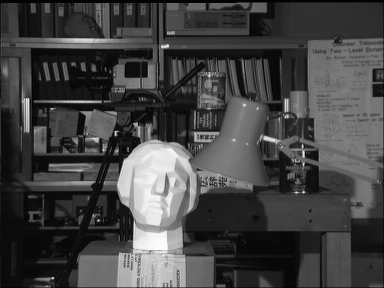
#> input picture data/images/tsukuba_l.png, 384 x 288 px
$ jupyter execute 'Week 06-09.ipynb'
#> lines starting #> are read from the running program, lines starting #| are printed output that depends on the picture; after the words box and inside, x2 and y2 are one past the last pixel; in counts of white or black regions, pixels touching at a corner belong together
### Haider.py
import matplotlib.pyplot as plt
import cv2
import numpy as np
import math

class Repeatable:
    def __init__(self, resize_width=None, resize_height=None, base_path='data/images/', video_path = 'data/video/'):
        '''Initializes the Repeatable object with optional resizing parameters.'''
        self.resize_width = resize_width
        self.resize_height = resize_height
        self.base_path = base_path
        self.video_path = video_path

    # [52 lines left out: functions showImage, show_image_with_color, not called in this run]

    def show_multiple_images(self, images, titles=None, cols=3, show_axis=False, save_path=None, resize=True):
        '''
        Displays multiple images using Matplotlib subplots.

        Args:
            images (list of ndarray): List of images to display (BGR format).
            titles (list of str, optional): List of titles for each image.
            cols (int, optional): Number of columns in the subplot grid. Defaults to 2.
            show_axis (bool, optional): If True, displays axes for all images. Defaults to False.
            save_path (str, optional): If provided, saves the figure to the specified path.
        '''
        if not isinstance(images, (list, tuple)):
            raise TypeError("Images should be provided as a list or tuple of ndarray images.")

        num_images = len(images)
        if titles and len(titles) != num_images:
            raise ValueError("Number of titles must match the number of images.")

        # Calculate the number of rows needed
        rows = math.ceil(num_images / cols)

        # Create a matplotlib figure
        plt.figure(figsize=(5 * cols, 5 * rows))

        for idx, img in enumerate(images):
            # Resize the image if the resize dimensions are specified
            if self.resize_width and self.resize_height and resize:
                img = cv2.resize(img, (self.resize_width, self.resize_height))

            # Convert BGR to RGB for correct display
            try:
                img = cv2.cvtColor(img, cv2.COLOR_BGR2RGB)
            except:
                pass

            # Add a subplot for each image
            ax = plt.subplot(rows, cols, idx + 1)
            ax.imshow(img)
            ax.axis('on' if show_axis else 'off')
            if titles:
                ax.set_title(titles[idx])

        plt.tight_layout()

        # Save the figure if a path is provided
        if save_path:
            plt.savefig(save_path, bbox_inches='tight')

        plt.show()

    # [43 lines left out: functions shape_of_images, writeText, not called in this run]

    # Function to load image
    def load_image(self, img='bin_Salman.jpg', flag=1):
        """
        Loads an image from the predefined directory.

        Parameters:
        img (str): The name of the image file to load. Default is 'bin_Salman.jpg'.

        Returns:
        img (numpy.ndarray): The loaded image as a NumPy array, or None if the image is not found.

        This function constructs the full image path by combining the base path
        with the provided image file name and loads the image using OpenCV.
        If the base path changes in the future, it needs to be updated in only
        one place (the 'base_path' class variable).
        """
        # Construct the full image path using the base path
        img_path = self.base_path + img

        # Load and return the image
        return cv2.imread(img_path, flag)


    # Show Images Through OpenCV
    # [67 lines left out: functions showImagesThroughOpenCV, load_video, not called in this run]

### Labs/week 6-9/Week 06-09.ipynb
# Depth Estimation and Segmentation

[cell 1]
import cv2
import numpy as np
import matplotlib.pyplot as plt

import os,sys
# Manually specify the path to the project directory
project_path = '../../'

# Add the project directory to sys.path
sys.path.append(project_path)
from Haider import Repeatable

os.makedirs('../output', exist_ok=True)

[cell 2]
r = Repeatable(base_path='../../data/images/')

<h3>Depth Estimation</h3>
Depth estimation is the process of figuring out how far away objects are in an image or video. Imagine looking at a photo of a street; depth estimation helps you figure out which objects are closer to you (like a car) and which ones are farther away (like buildings). Computers do this by analyzing the image and looking for clues like object size, shadow, or how things overlap. It's like how you can tell if something is near or far when you look at it with your eyes.

<h3>Segmentation</h3>
Segmentation is like cutting up an image into smaller parts based on similarities. In computer vision, this means dividing an image into different regions so that the computer can understand what's in the image, like identifying people, cars, trees, or buildings separately. You could think of it like coloring in different parts of a drawing—each section has its own color (or label) to show what’s what.

<div style="text-align: center;">

</div>

So in simple terms:
- **Depth Estimation**: Finding out how far or close things are in a picture.
- **Segmentation**: Breaking a picture into parts to understand what’s in it.

These two techniques help computers “see” and understand the world, like how we do with our eyes!

[cell 3]
imgL = r.load_image('tsukuba_l.png', 0)
#> in load_image, returned value is the input picture: shape (288, 384); min 0, max 252, mean 67.6
imgR = r.load_image('tsukuba_r.png', 0)
#> call 2 of load_image, with img = 'tsukuba_r.png', flag = 0
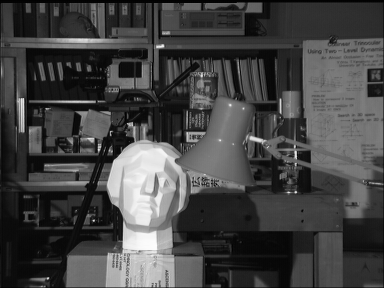
#> input picture data/images/tsukuba_r.png, 384 x 288 px
#> in load_image, returned value is the input picture: shape (288, 384); min 0, max 253, mean 68

stereo = cv2.StereoBM.create(numDisparities=16, blockSize=15)
disparity = stereo.compute(imgL,imgR)
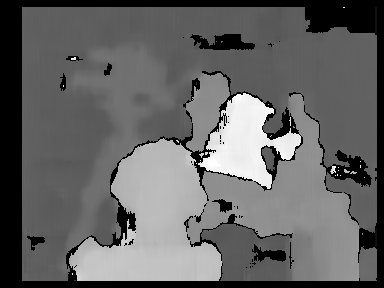
#> disparity: shape (288, 384) int16; min -16, max 240, mean 85.2; drawn with min black and max white

r.show_multiple_images((imgL, imgR, disparity), titles=("Left","Right","Stero"))
#> in show_multiple_images, `num_images = len(images)`: num_images = 3
#> in show_multiple_images, `rows = math.ceil(num_images / cols)`: rows = 1
#> the loop in show_multiple_images, `for idx, img in enumerate(images):` made 3 passes

## Creating a mask from a disparity map

[cell 4]
# [7 lines left out: function createMedianMask, not called in this run]

#### Explanation of the `createMedianMask` function:

1. **Purpose**:
   This function creates a binary mask that identifies pixels in a disparity map that are within a certain range of the median disparity value for valid depth data in a given region.

2. **Key Steps**:
   - **Region Cropping (Optional)**:
     If a rectangular region (`rect`) is provided, it extracts a subset of the `disparityMap` and `validDepthMask` for analysis.
   - **Median Calculation**:
     It calculates the **median disparity value** from the disparity map for pixels marked as valid (`validDepthMask > 0`).
   - **Mask Creation**:
     It generates a mask where pixels are marked as `1` (valid) if:
       - They are part of the valid depth mask (`validDepthMask > 0`).
       - Their disparity value is close to the median (within a threshold of `12`).
     All other pixels are marked as `0`.

3. **Use Case**:
   This function helps refine the estimated facial region in disparity maps by excluding outliers:
   - Pixels too close or too far from the median are excluded.
   - Only pixels with valid depth data are considered for analysis.

This method is crucial when processing depth maps for tasks like facial region segmentation to enhance the accuracy of face tracking and recognition.

## Masking a copy operation

[cell 5]
# [11 lines left out: function copyRect, not called in this run]

#### Explanation of the `copyRect` function:

1. **Purpose**:
   The function copies a rectangular region from a source image (`src`) to a specified rectangular region in a destination image (`dst`). Optionally, it can apply a mask to control which parts of the source are copied.

2. **Parameters**:
   - **`src`**: The source image.
   - **`dst`**: The destination image.
   - **`srcRect`**: A tuple `(x0, y0, w0, h0)` defining the rectangle in the source image to be copied.
   - **`dstRect`**: A tuple `(x1, y1, w1, h1)` defining the rectangle in the destination image where the source will be copied.
   - **`mask`** (optional): A binary mask controlling which pixels are copied (non-zero values in the mask mean the pixel will be copied).
   - **`interpolation`**: Specifies the interpolation method for resizing (default: linear interpolation).

3. **Key Steps**:
   - **Without Mask**:
     - The source rectangle (`srcRect`) is resized to match the size of the destination rectangle (`dstRect`) using `cv2.resize`.
     - The resized source region directly replaces the destination rectangle.
   - **With Mask**:
     - The mask is resized to match the size of `dstRect` using nearest-neighbor interpolation (`cv2.INTER_NEAREST`).
     - The source rectangle is resized to match `dstRect`.
     - The destination is updated using the mask:
       - Pixels where the mask is non-zero are copied from the source.
       - Pixels where the mask is zero remain unchanged in the destination.

4. **Use Case**:
   - This function is useful in image processing tasks where specific regions of an image need to be copied, resized, and blended into another image.
   - The optional mask allows selective copying, making it useful for tasks like compositing, object placement, or image editing.

[cell 6]
# [28 lines left out: function swapRects, not called in this run]

The `swapRects` function is designed to swap the contents of multiple rectangles (`rects`) within an image (`src`) and copy the swapped contents into a destination image (`dst`). It works as follows:

#### **Function Overview**
##### Parameters:
1. **`src`**: The source image (input).
2. **`dst`**: The destination image (output). If `dst` is the same as `src`, the changes are made in place.
3. **`rects`**: A list of rectangles (each defined as `(x, y, w, h)`) to be swapped.
4. **`masks`** (optional): A list of masks corresponding to the rectangles. Masks are binary images that define which parts of a rectangle are valid for copying.
   - If no masks are provided, the function defaults to copying all pixels in the rectangles.
5. **`interpolation`**: The interpolation method used for resizing when copying rectangles (default is `cv2.INTER_LINEAR`).

#### **How the Function Works**

1. **Check `dst` and Copy Entire Source if Needed**:
   ```python
   if dst is not src:
       dst[:] = src
   ```
   - If `dst` is different from `src`, the entire `src` image is copied to `dst`.

2. **Handle Cases with Fewer than Two Rectangles**:
   ```python
   numRects = len(rects)
   if numRects < 2:
       return
   ```
   - If there are fewer than two rectangles, there's nothing to swap, so the function returns early.

3. **Handle `masks`**:
   ```python
   if masks is None:
       masks = [None] * numRects
   ```
   - If no masks are provided, create a list of `None` values for the rectangles.

4. **Store the Last Rectangle Temporarily**:
   ```python
   x, y, w, h = rects[numRects - 1]
   temp = src[y:y+h, x:x+w].copy()
   ```
   - The contents of the last rectangle in `rects` are copied into a temporary variable (`temp`) to avoid overwriting when swapping.

5. **Iteratively Swap Rectangles in Reverse**:
   ```python
   i = numRects - 2
   while i >= 0:
       copyRect(src, dst, rects[i], rects[i+1], masks[i], interpolation)
       i -= 1
   ```
   - Starting from the second-to-last rectangle (`i = numRects - 2`), the contents of each rectangle are copied into the next one (`rects[i+1]`).
   - The `copyRect` function handles the actual rectangle copying, optionally applying a mask and interpolation.

6. **Copy the Temporarily Stored Rectangle into the First One**:
   ```python
   copyRect(temp, dst, (0, 0, w, h), rects[0], masks[numRects - 1], interpolation)
   ```
   - Finally, the contents of the last rectangle (stored in `temp`) are copied into the first rectangle in the list (`rects[0]`).

#### **Key Support Function: `copyRect`**
The `copyRect` function (used internally) is responsible for copying one rectangle from the source (`src`) to the destination (`dst`), potentially applying a mask and resizing the rectangle based on the `interpolation` parameter.

#### **Example Usage**
Suppose you have an image (`src`) and you want to swap the contents of two rectangles:

```python
rects = [(10, 10, 50, 50), (100, 100, 50, 50)]  # Two rectangles
swapRects(src, src, rects)
```
This will swap the regions `(10, 10, 50, 50)` and `(100, 100, 50, 50)` within the image in place.

#### **Purpose**
The function can be useful in image processing tasks, such as:
- Swapping face regions in an image for fun effects.
- Shuffling parts of an image.
- Rearranging content within a video frame.

## Object segmentation using the Watershed and GrabCut algorithms

Calculating a disparity map can be very useful to detect the foreground of an image, but StereoSGBM is not the only algorithm available to accomplish this, and in fact, StereoSGBM is more about gathering 3D information from 2D pictures than anything else. GrabCut, however, is a perfect tool for this purpose. The GrabCut algorithm follows a precise sequence of steps:

1. A rectangle including the subject(s) of the picture is defined.
2. The area lying outside the rectangle is automatically treated as background.
3. The data in the background is used as a reference to distinguish background areas from foreground areas within the rectangle.
4. A Gaussian Mixture Model (GMM) models the foreground and background and labels undefined pixels as probable background and foreground.
5. Each pixel in the image is virtually connected to the surrounding pixels through virtual edges, and each edge gets a probability of being foreground or background, based on how similar it is in color to the surrounding pixels.
6. Each pixel (or node as it is conceptualized in the algorithm) is connected to either a foreground or a background node, which you can picture looking like this:
<div style="text-align: center;">

</div>

7. After the nodes have been connected to either terminal (background or foreground, also called a source and sink), the edges between nodes belonging to different terminals are cut (the famous cut part of the algorithm), which enables the separation of the foreground from the background.
<div style="text-align: center;">

</div>

[cell 7]
img = r.load_image('cats.png')
#> call 3 of load_image, with img = 'cats.png', flag = 1
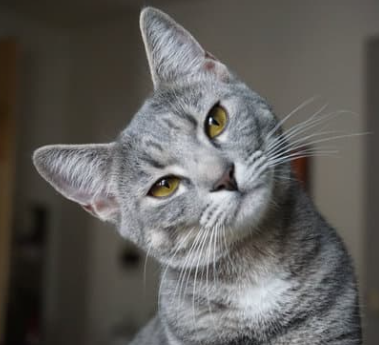
#> input picture data/images/cats.png, 379 x 345 px
#> in load_image, returned value is the input picture: shape (345, 379, 3); mean B, G, R 90.3, 93.4, 95.5
img_rgb = cv2.cvtColor(img, cv2.COLOR_BGR2RGB)

[cell 8]
# Create an initial mask
mask = np.zeros(img.shape[:2], np.uint8)

# Create background and foreground models
bgd_model = np.zeros((1, 65), np.float64)
fgd_model = np.zeros((1, 65), np.float64)

[cell 9]
# Define a rectangle around the foreground object
rect = (100, 50,421,378)  # Adjust these values

# Apply GrabCut
cv2.grabCut(img, mask, rect, bgd_model, fgd_model, iterCount=5, mode=cv2.GC_INIT_WITH_RECT)

[cell 10]
# Update the mask: Set probable foreground and foreground pixels to 1
mask_final = np.where((mask == 2) | (mask == 0), 0, 1).astype('uint8')

# Extract the segmented foreground
foreground = img_rgb * mask_final[:, :, np.newaxis]

[cell 11]
# Plot the results
plt.subplot(1, 2, 1)
plt.imshow(img_rgb)
plt.title('Original Image')
plt.axis('off')

plt.subplot(1, 2, 2)
plt.imshow(foreground)
plt.title('Foreground Extracted')
plt.axis('off')

plt.show()

## Image segmentation with the Watershed algorithm

The **Watershed algorithm** is a method used for **image segmentation**, which means it helps divide an image into regions based on certain properties (e.g., color, intensity).

#### 1. **Think of it Like Water Flowing in a Map:**
   Imagine an image is a topographic map, like a mountain landscape with valleys (low areas) and peaks (high areas). The valleys represent areas where the intensity (color or brightness) is low, and the peaks represent areas with high intensity.

#### 2. **Mark Valleys and Peaks:**
   - **Valleys**: Areas in the image that are dark or have less intensity.
   - **Peaks**: Areas in the image that are bright or have high intensity.

#### 3. **Flooding the Valleys:**
   Now, imagine pouring water into the valleys. The water will fill up the low areas first, and as it rises, it will start to touch the peaks.

#### 4. **Creating Barriers:**
   When water from two different valleys begins to meet (because they're filling up), a **barrier** (like a dam) is built between them to keep them separate.

#### 5. **Resulting Image Segmentation:**
   After the flooding process, the **barriers** created between different valleys will represent the boundaries of different regions in the image. These boundaries separate the image into **different segments**.

#### Example
<div style="text-align: center;">

</div>

#### When to Use Watershed

The **Watershed algorithm** is particularly useful when:
- You have objects in an image that are touching or very close together (like coins in a stack).
- You want to separate these objects and identify them individually.

[cell 12]
# Load image
img = r.load_image('basil.jpg')
#> call 4 of load_image, with img = 'basil.jpg', flag = 1
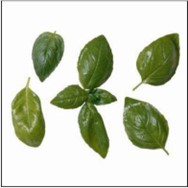
#> input picture data/images/basil.jpg, 188 x 188 px
#> in load_image, returned value is the input picture: shape (188, 188, 3); mean B, G, R 190.9, 209, 203.8
gray = cv2.cvtColor(img, cv2.COLOR_BGR2GRAY)

[cell 13]
# Apply Otsu's thresholding
ret, thresh = cv2.threshold(gray, 0, 255, cv2.THRESH_BINARY + cv2.THRESH_OTSU)
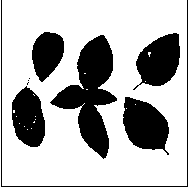
#> thresh: shape (188, 188); 70.9% white; 9 black regions (3 under 20 px), largest, box (x1, y1, x2, y2) and area: (50, 35, 117, 159) 3578, (123, 97, 169, 155) 1810, (133, 33, 180, 90) 1701, (12, 86, 45, 147) 1494, (32, 32, 64, 82) 1138, (1, 0, 188, 187) 559
#> ret = 173

[cell 14]
# Remove noise with morphological opening
kernel = np.ones((3, 3), np.uint8)
opening = cv2.morphologyEx(thresh, cv2.MORPH_OPEN, kernel, iterations=2)
#> opening: shape (188, 188); 69.6% white; 7 black regions (1 under 20 px), largest, box (x1, y1, x2, y2) and area: (50, 35, 117, 159) 3624, (123, 97, 169, 155) 1816, (133, 33, 180, 90) 1718, (12, 80, 45, 147) 1520, (32, 32, 64, 82) 1138, (0, 0, 188, 188) 934

[cell 15]
# Identify sure background
sure_bg = cv2.dilate(opening, kernel, iterations=3)
#> sure_bg: shape (188, 188); 81.7% white; 5 black regions, box (x1, y1, x2, y2) and area: (57, 39, 111, 153) 2364, (126, 101, 166, 146) 1250, (140, 37, 177, 83) 1162, (15, 92, 42, 144) 993, (35, 36, 61, 76) 688

# Identify sure foreground using distance transform
dist_transform = cv2.distanceTransform(opening, cv2.DIST_L2, 5)
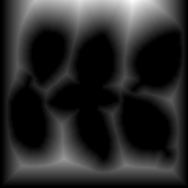
#> dist_transform: shape (188, 188) float32; min 0, max 45.34, mean 7.4; drawn with min black and max white
ret, sure_fg = cv2.threshold(dist_transform, 0.7 * dist_transform.max(), 255, 0)
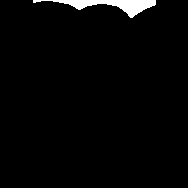
#> sure_fg: shape (188, 188) float32; 2.3% white; 1 white region, box (x1, y1, x2, y2) and area: (33, 0, 156, 18) 804
#> ret = 31.74

[cell 16]
# Mark unknown regions
sure_fg = np.uint8(sure_fg)
unknown = cv2.subtract(sure_bg, sure_fg)
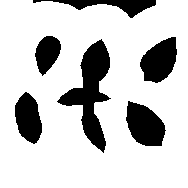
#> unknown: shape (188, 188); 79.5% white; 6 black regions, box (x1, y1, x2, y2) and area: (57, 39, 111, 153) 2364, (126, 101, 166, 146) 1250, (140, 37, 177, 83) 1162, (15, 92, 42, 144) 993, (33, 0, 156, 18) 804, (35, 36, 61, 76) 688

[cell 17]
# Label markers
ret, markers = cv2.connectedComponents(sure_fg)
#> ret = 2

# Add 1 to ensure background is not 0
markers = markers + 1

# Mark unknown regions as 0
markers[unknown == 255] = 0
#> markers: shape (188, 188) int32; 3 distinct labels, from 0 to 2

[cell 18]
# Apply watershed algorithm
markers = cv2.watershed(img, markers)
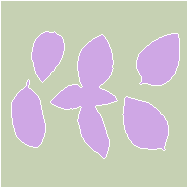
#> markers: shape (188, 188) int32; 3 distinct labels, from -1 to 2; one colour per label, 0 black, -1 white

# Mark boundaries in the original image
img[markers == -1] = [0, 0, 250]
#> img: shape (188, 188, 3); 4.62% of pixels changed, all inside (x1, y1, x2, y2) = (0, 0, 188, 188)

[cell 19]
# Display results
plt.subplot(121), plt.imshow(cv2.cvtColor(img, cv2.COLOR_BGR2RGB))
plt.title('Segmented Image')
plt.xticks([]), plt.yticks([])

plt.subplot(122), plt.imshow(cv2.cvtColor(r.load_image('basil.jpg'), cv2.COLOR_BGR2RGB))
plt.title('Original Image')
plt.xticks([]), plt.yticks([])

plt.show()
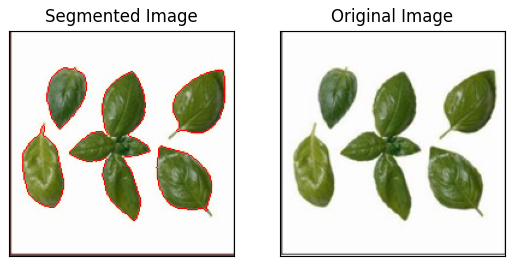
#> figure drawn by matplotlib, 2 panels
